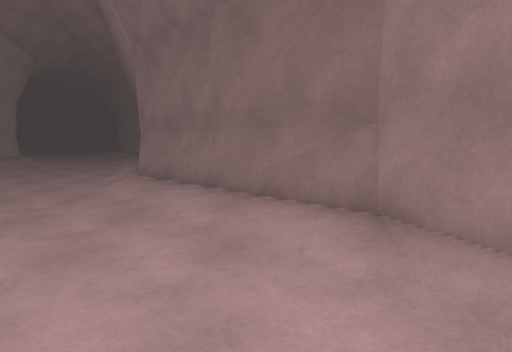
view 1 (above)

20 first-person views from a walk through a scene from a Unity 3-D project. The camera is 1.5 m above the floor, tilts 6° down and sees 75° across. The floor is counted in squares, 1 m on a side. Each view is taken from the middle of a square. On the plan, view 1 faces up. The plan holds only what a view shows up to about 15 squares ahead; the rest is blank. The place goes on beyond the plan. The player is left out.

view 2
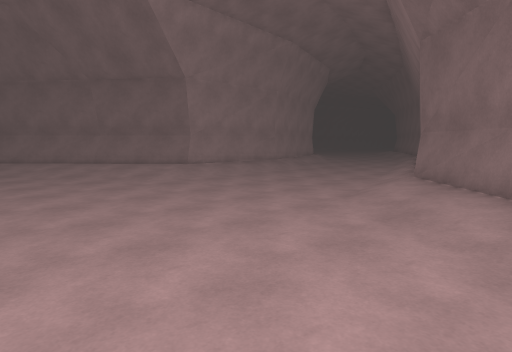

view 3
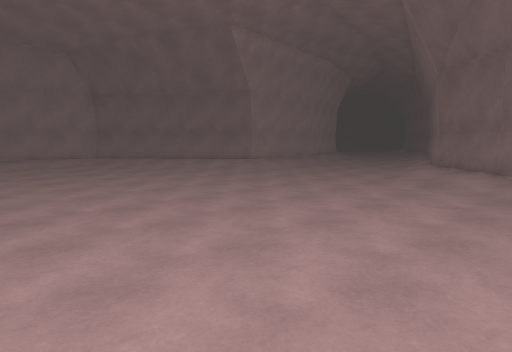

view 4
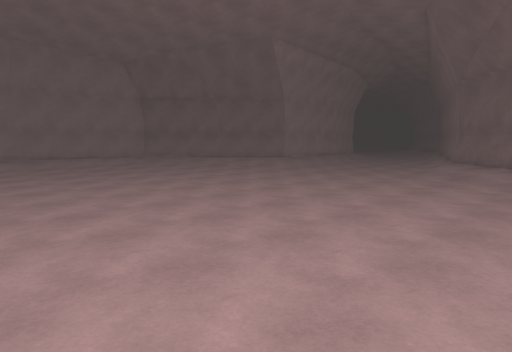

view 5
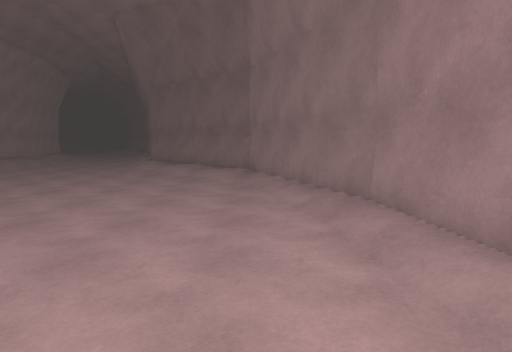

view 6
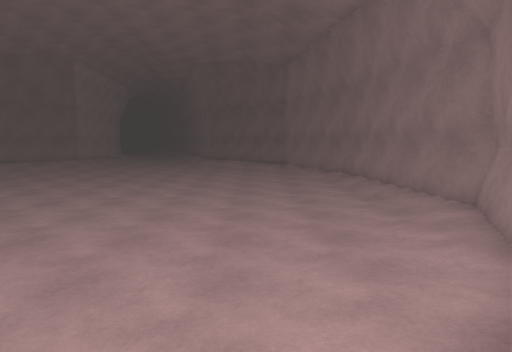

view 7
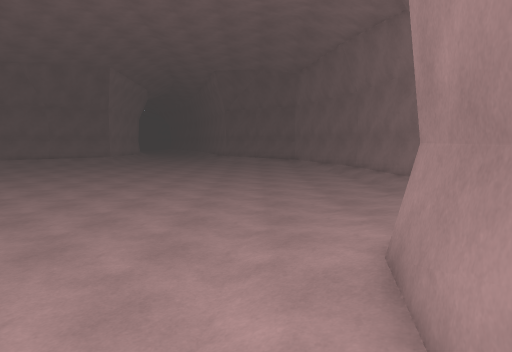

view 8
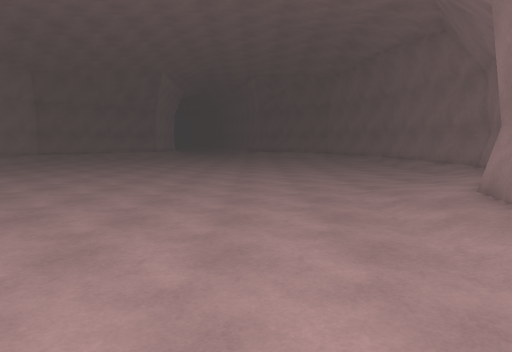

view 9
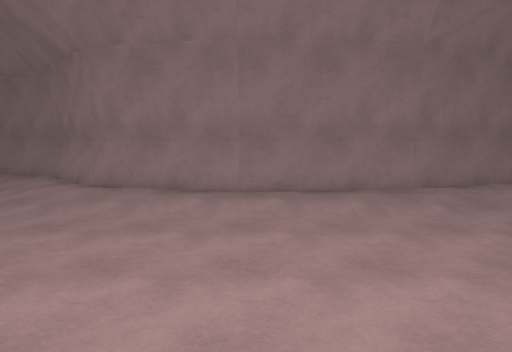

view 10
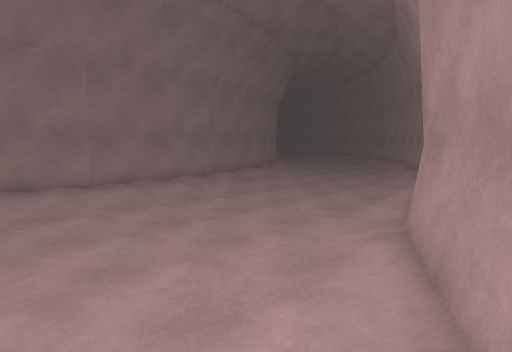

view 11
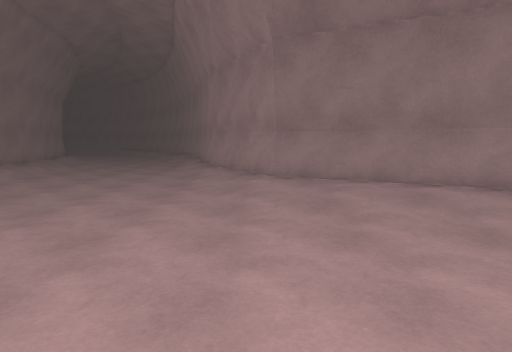

view 12
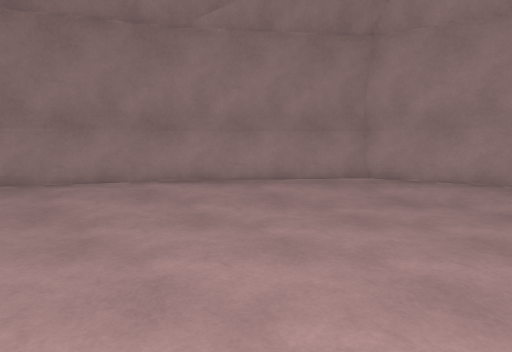

view 13
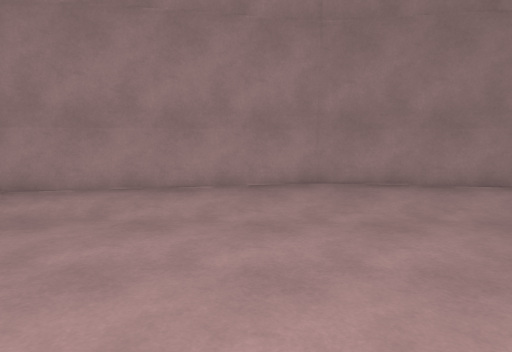

view 14
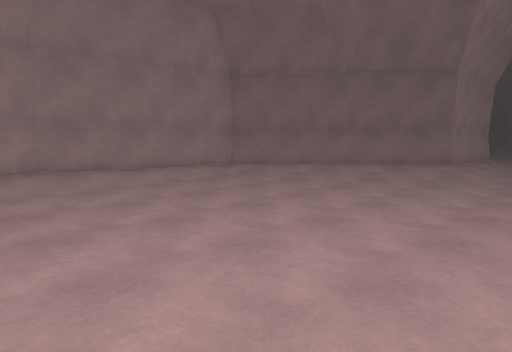

view 15
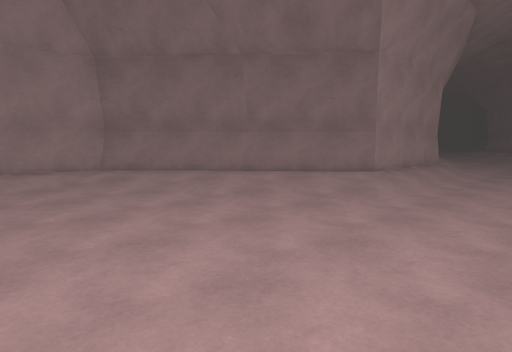

view 16
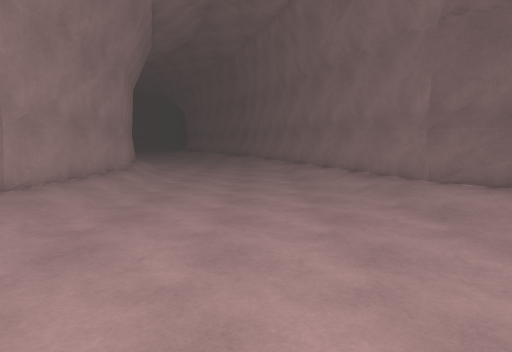

view 17
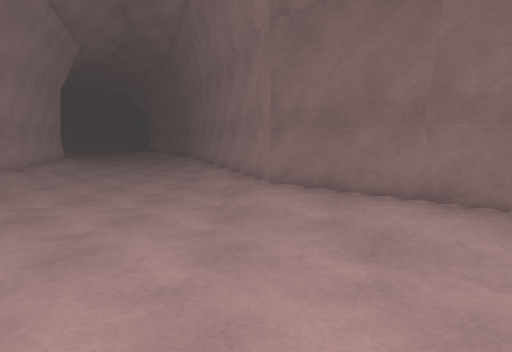

view 18
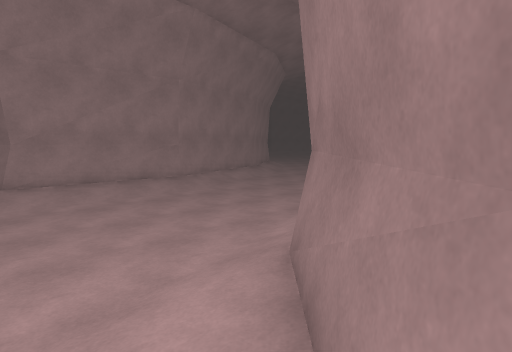

view 19
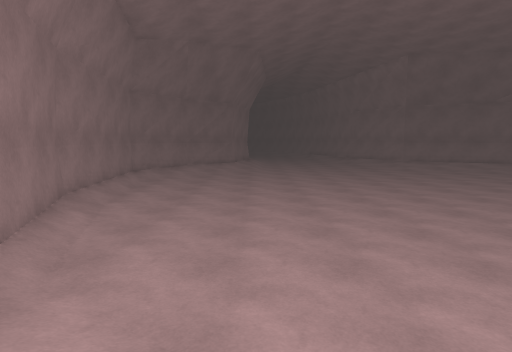

view 20
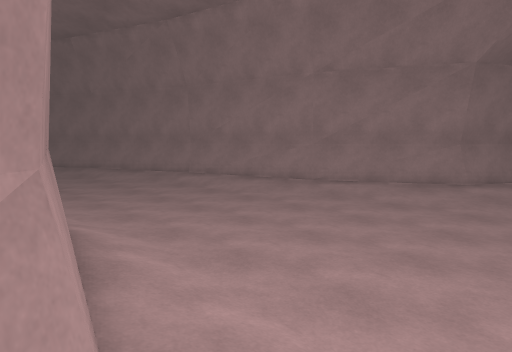

### Floor plan
Key: @ floor where view 1 was taken; # wall or solid block; . main floor; : floor 0.25 m higher than the main floor; + floor 0.5 m higher than the main floor; / step, stairs or slope.
Columns run from 21 left of view 1 to 5 right of it. Each row starts with its distance up from view 1.
 17        #/...../##
 16        ##....../#
 15         #/...../#
 14         #/...../##
 13         #/....../#
 12         #/....../#
 11         #/....../##
 10         #/......./##
  9        ##/......./+##
  8       ##+/......./:+##
  7      ##::/........///##
  6     ##:::..........///##
  5    ##:::.............//#
  4   ##::................/#
  3  ##//..................##
  2  #/:....................#
  1  #:.....................##
  0 ##...................@../#
 -1 #/....................../#
 -2 #/.......................#
 -3 #/.......................##
 -4 #/......................./#
 -5 #/......................./#
 -6 #/......................./#
 -7 #/......................./#
 -8 ##......................./#
 -9  #:....................../#
-10  #/...................../##
-11  #///..................:/#
-12  ##+/:................::##
-13   ##///:.............:::#
-14    ###:/::........../::##
-15      ##/:::........./:##
-16       ###+//......../+#
-17         ##//......../##
-18          ##/......../#
-19           ##/......./#
-20            #/......./#
-21            ##/....../#
-22             #/....../#
-23             #/....../#
-24             ##....../#
-25              #/...../##
-26              #/....../#
-27              #/....../#
-28                /....  #

Positions as (right, up) in squares from view 1, and headings:
1: (0, 0), facing up
2: (0, 0), facing up-left
3: (1, -5), facing up-left
4: (1, -8), facing up-left
5: (2, -8), facing up
6: (0, -16), facing up
7: (-1, -19), facing up
8: (-4, -22), facing up
9: (-9, -20), facing right
10: (-11, -16), facing down-right
11: (-11, -7), facing down
12: (-11, -7), facing down-left
13: (-13, -6), facing left
14: (-9, -7), facing up-left
15: (-8, -2), facing up-left
16: (-8, 2), facing up
17: (-4, 2), facing up
18: (-1, 7), facing up-left
19: (-1, 7), facing down
20: (1, -14), facing down-left
